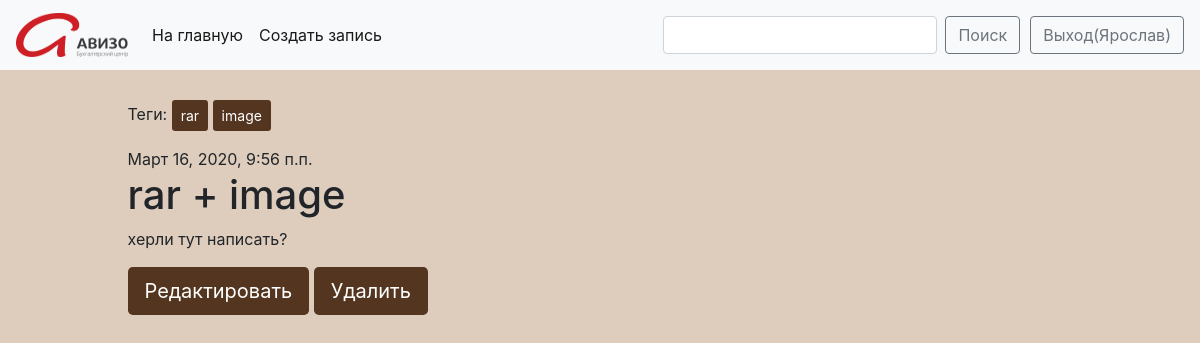
The app's page /post/80/ (signed in) with its own data.
### blog/models.py (models this page shows, shortened)
class Post(models.Model):
    author = models.ForeignKey(settings.AUTH_USER_MODEL, on_delete=models.CASCADE)
    author_first_name = ''
    author_last_name = ''
    title = models.CharField(max_length=200)
    text = models.TextField()
    created_date = models.DateTimeField(default=timezone.now)
    published_date = models.DateTimeField(blank=True, null=True)
    tags = TaggableManager(through=RuTaggedItem)
    document = models.FileField(blank=True)
    image = models.ImageField(blank=True, upload_to='images/')

### blog/views.py (the view)
# urls.py: path('post/<int:pk>/', views.PostDetailView.as_view(), name='post_detail'),
class PostDetailView(View):
    def get(self, request, pk=None):
        post = get_object_or_404(Post, pk=pk)
        return render(request, 'blog/post_detail.html', {'post': post})

### blog/templates/blog/post_detail.html (shortened to what this page needs)
{% extends 'include/base.html' %}
{% block content %}
<div class="post" style="width: 100%; word-break: break-all">
    <p class="tags">Теги: {% for tag in post.tags.all %}
        <a class="btn btn-sm" style="background: #543620; color: #fff" href="{% url 'post_list_by_tag' tag.slug %}" role="button">{{ tag.name }}</a>
        {% endfor %}</p>
    {% if post.published_date %}
    <div class="date">
        {{ post.published_date }}
    </div>
    {% endif %}
    <h1>{{ post.title }}</h1>
    <p>{{ post.text|linebreaksbr }}</p>
    {% if post.author == request.user %}
    <p><a class="btn btn-lg active" style="background: #543620; color: #fff" href="" role="button" aria-pressed="true">Редактировать</a>
        <a class="btn btn-lg active" style="background: #543620; color: #fff" href="" role="button" aria-pressed="true">Удалить</a></p>
    {% endif %}
    {% if post.image %}
    {% load thumbnail %}
    {% endif %}
</div>
{% endblock %}

### blog/templates/include/base.html (shortened to what this page needs)
<!doctype html>
{% load static %}
<html lang="en">
<head>
    <link rel="stylesheet" href="https://stackpath.bootstrapcdn.com/bootstrap/4.4.1/css/bootstrap.min.css">
</head>
<body>
<nav class="navbar navbar-expand-lg navbar-light bg-light sticky-top" style="background: #543620; color: #fff">
    <a class="navbar-brand" href="{% url 'post_list' %}"><img src="{% static 'images/logo.png' %}" width="112" height="44" alt=""></a>
    <div class="collapse navbar-collapse" id="navbarSupportedContent">
        <ul class="navbar-nav mr-auto">
            <li class="nav-item active">
                <a class="nav-link" href="{% url 'post_list' %}">На главную<span class="sr-only">(current)</span></a>
            </li>
            <li class="nav-item active">
                <a class="nav-link" href="{% url 'post_new' %}">Создать запись</a>
            </li>
        </ul>
        <form class="form-inline my-2 my-lg-0" method="POST">{% csrf_token %}
            <input class="form-control mr-sm-2" type="text" placeholder="" name="Search">
            <button class="btn btn btn-outline-secondary my-2 my-sm-0" role="button" type="submit">Поиск</button>
        </form>
        {% if request.user.is_authenticated %}
        <a class="btn btn btn-outline-secondary my-2 my-sm-0" style="margin-left: 10px" href="{% url 'logout' %}" role="button">Выход({{ request.user.first_name }})</a>
        {% else %}
        <a href="{% url 'login' %}">Логин</a>
        {% endif %}
    </div>
</nav>
<div class="container-fluid" style="padding: 30px;">
    <div class="row">
        <div class="col-1">
        </div>
        <div class="col-8">
            {% block content %}
            {% endblock %}
        </div>
        <div class="col-3">
        </div>
    </div>
</div>
</body>
</html>

### blog/templates/include/base.html (style rules this page uses)
body { background: #decdbd; }

### records on screen
Tag: name "rar"
Tag: name "image"
Post: published_date "Март 16, 2020, 9:56 п.п.", title "rar + image", text "херли тут написать?"

### other values on screen
{{ request.user.first_name }} "Ярослав"
